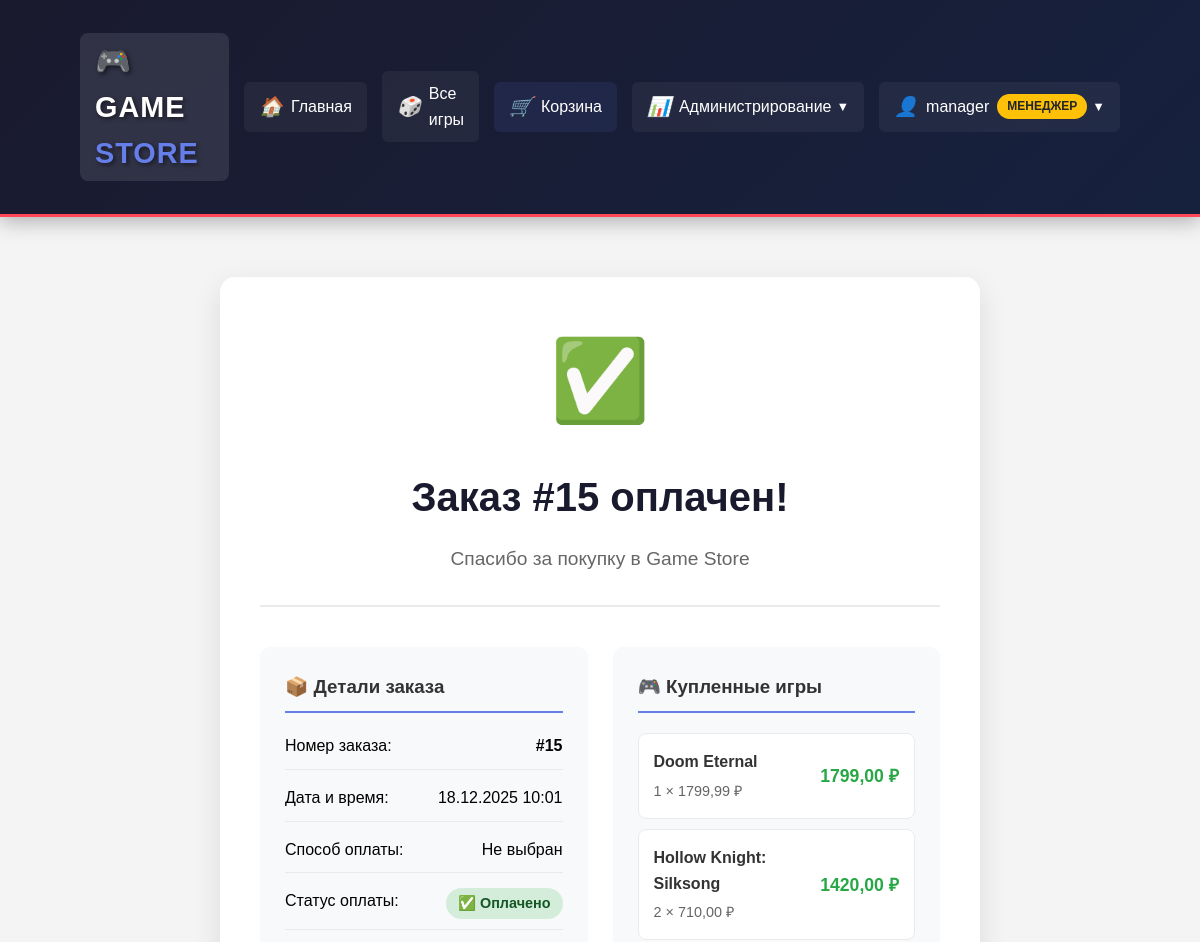
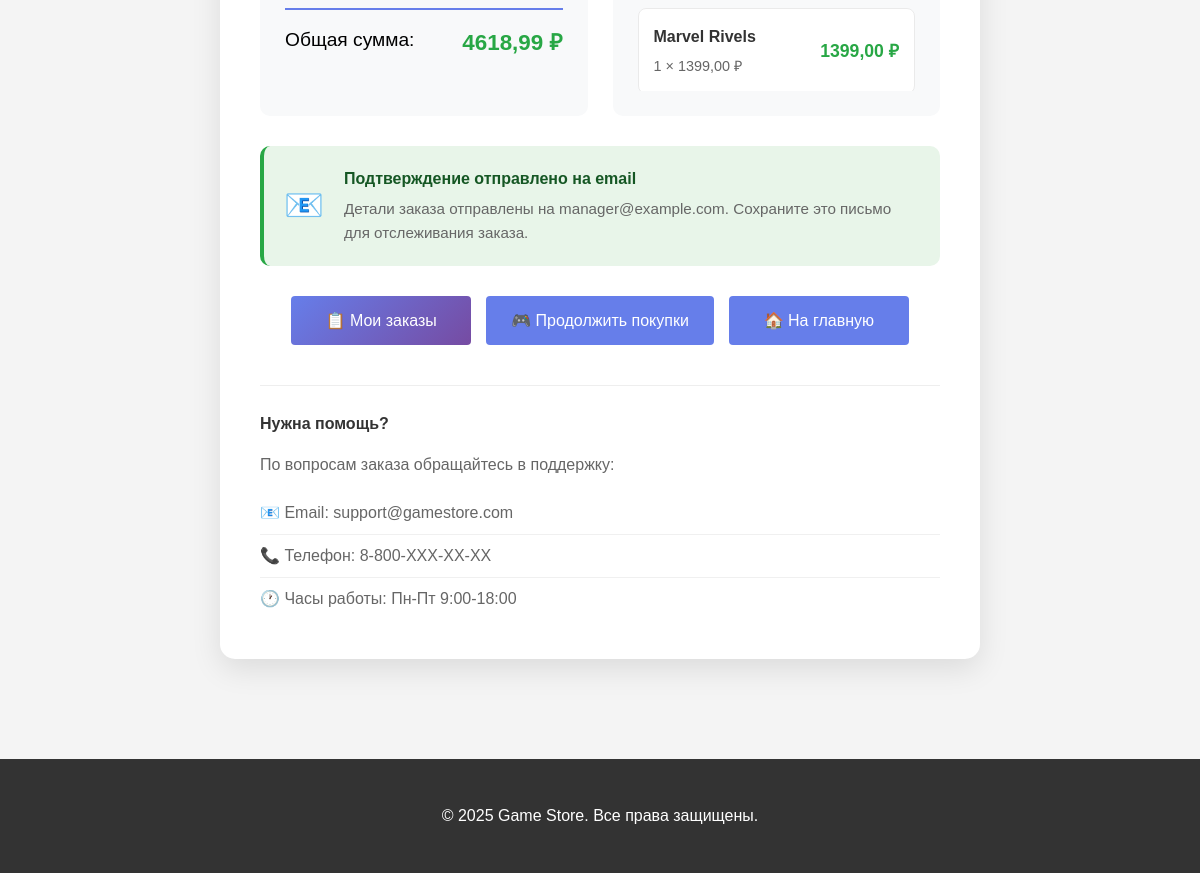
The app's page /order/success/15/ (signed in) with its own data (2 pictures, top to bottom).
### store/models.py (models this page shows, shortened)
class Order(models.Model):
    STATUS_CHOICES = [
        ('pending', 'Ожидает обработки'),
        ('processing', 'В обработке'),
        ('completed', 'Завершен'),
        ('cancelled', 'Отменен'),
    ]
    PAYMENT_METHOD_CHOICES = [
        ('card', 'Банковская карта'),
        ('email', 'Оплата по email'),
        ('none', 'Не выбран'),
    ]
    PAYMENT_STATUS_CHOICES = [
        ('pending', 'Ожидает оплаты'),
        ('completed', 'Оплачено'),
        ('failed', 'Ошибка оплаты'),
    ]
    customer = models.ForeignKey(Customer, on_delete=models.CASCADE, verbose_name="Клиент")
    created_at = models.DateTimeField(auto_now_add=True, verbose_name="Дата создания")
    status = models.CharField(max_length=20, choices=STATUS_CHOICES, default='pending', verbose_name="Статус")
    total_amount = models.DecimalField(max_digits=10, decimal_places=2, default=0, verbose_name="Общая сумма")
    payment_method = models.CharField(
        max_length=20,
        choices=PAYMENT_METHOD_CHOICES,
        default='none',
        verbose_name="Способ оплаты"
    )
    payment_status = models.CharField(
        max_length=20,
        choices=PAYMENT_STATUS_CHOICES,
        default='pending',
        verbose_name="Статус оплаты"
    )
    payment_code = models.CharField(
        max_length=8,
        blank=True,
        null=True,
        verbose_name="Код подтверждения"
    )
    class Meta:
        verbose_name = "Заказ"
        verbose_name_plural = "Заказы"

class OrderItem(models.Model):
    order = models.ForeignKey(Order, on_delete=models.CASCADE, verbose_name="Заказ")
    game = models.ForeignKey(Game, on_delete=models.CASCADE, verbose_name="Игра")
    quantity = models.IntegerField(validators=[MinValueValidator(1)], verbose_name="Количество")
    price = models.DecimalField(max_digits=10, decimal_places=2, verbose_name="Цена на момент покупки")
    class Meta:
        verbose_name = "Элемент заказа"
        verbose_name_plural = "Элементы заказа"

class Game(models.Model):
    title = models.CharField(max_length=200, verbose_name="Название игры")
    description = models.TextField(verbose_name="Описание игры")
    price = models.DecimalField(max_digits=10, decimal_places=2, verbose_name="Цена")
    quantity = models.IntegerField(validators=[MinValueValidator(0)], verbose_name="Количество на складе")
    image = models.ImageField(upload_to='games/images/', blank=True, null=True, verbose_name="Изображение")
    genre = models.ForeignKey(Genre, on_delete=models.CASCADE, verbose_name="Жанр")
    tags = models.ManyToManyField(Tag, blank=True, verbose_name="Теги")
    created_at = models.DateTimeField(auto_now_add=True, verbose_name="Дата добавления")
    class Meta:
        verbose_name = "Игра"
        verbose_name_plural = "Игры"

class Customer(models.Model):
    user = models.OneToOneField(User, on_delete=models.CASCADE, verbose_name="Пользователь")
    phone = models.CharField(max_length=20, blank=True, verbose_name="Телефон")
    address = models.TextField(blank=True, verbose_name="Адрес")
    class Meta:
        verbose_name = "Клиент"
        verbose_name_plural = "Клиенты"

### store/views.py (the view)
# urls.py: path('order/success/<int:order_id>/', views.order_success_view, name='order_success'),
@login_required
def order_success_view(request, order_id):
    order = get_object_or_404(Order, id=order_id, customer__user=request.user)
    return render(request, 'store/order_success.html', {
        'order': order,
        'cart_count': len(get_cart(request)),
    })

### store/context_processors.py (called while the page is built)
def cart_context(request):
    cart = request.session.get('cart', {})
    cart_count = len(cart)
    return {
        'cart_count': cart_count,
    }

### store/views.py (called while the page is built)
def get_cart(request):
    cart = request.session.get('cart', {})
    return cart

### store/templates/store/order_success.html (shortened to what this page needs)
{% extends 'store/base.html' %}
{% block content %}
<div class="success-container">
    <div class="success-card">
        <div class="success-header">
            <div class="success-icon">✅</div>
            <h1>Заказ #{{ order.id }} оплачен!</h1>
            <p class="success-message">Спасибо за покупку в Game Store</p>
        </div>
        <div class="order-details">
            <div class="detail-card">
                <h3>📦 Детали заказа</h3>
                <div class="detail-row">
                    <span>Номер заказа:</span>
                    <strong>#{{ order.id }}</strong>
                </div>
                <div class="detail-row">
                    <span>Дата и время:</span>
                    <span>{{ order.created_at|date:"d.m.Y H:i" }}</span>
                </div>
                <div class="detail-row">
                    <span>Способ оплаты:</span>
                    <span>{{ order.get_payment_method_display }}</span>
                </div>
                <div class="detail-row">
                    <span>Статус оплаты:</span>
                    <span class="status-completed">✅ Оплачено</span>
                </div>
                <div class="detail-row total">
                    <span>Общая сумма:</span>
                    <span class="total-amount">{{ order.total_amount }} ₽</span>
                </div>
            </div>
            <div class="items-card">
                <h3>🎮 Купленные игры</h3>
                <div class="items-list">
                    {% for item in order.orderitem_set.all %}
                    <div class="item">
                        <div class="item-info">
                            <div class="item-title">{{ item.game.title }}</div>
                            <div class="item-details">
                                {{ item.quantity }} × {{ item.price|floatformat:2 }} ₽
                            </div>
                        </div>
                        <div class="item-total">
                            {% widthratio item.quantity 1 item.price as item_total %}
                            {{ item_total|floatformat:2 }} ₽
                        </div>
                    </div>
                    {% endfor %}
                </div>
            </div>
        </div>
        <div class="email-notice">
            <div class="email-icon">📧</div>
            <div class="email-text">
                <strong>Подтверждение отправлено на email</strong>
                <p>Детали заказа отправлены на {{ order.customer.user.email }}.
                   Сохраните это письмо для отслеживания заказа.</p>
            </div>
        </div>
        <div class="actions">
            <a href="{% url 'order_history' %}" class="btn btn-primary">
                📋 Мои заказы
            </a>
            <a href="{% url 'game_list' %}" class="btn">
                🎮 Продолжить покупки
            </a>
            <a href="{% url 'home' %}" class="btn">
                🏠 На главную
            </a>
        </div>
        <div class="support-info">
            <h4>Нужна помощь?</h4>
            <p>По вопросам заказа обращайтесь в поддержку:</p>
            <ul>
                <li>📧 Email: support@gamestore.com</li>
                <li>📞 Телефон: 8-800-XXX-XX-XX</li>
                <li>🕐 Часы работы: Пн-Пт 9:00-18:00</li>
            </ul>
        </div>
    </div>
</div>
{% endblock %}

### store/templates/store/base.html (shortened to what this page needs)
<!DOCTYPE html>
<html lang="ru">
<head>
</head>
<body>
    <header>
        <div class="container header-content">
            <a href="{% url 'home' %}" class="logo">
                <span style="color: #ff4757;">🎮</span>
                <span style="color: white;">GAME</span>
                <span style="color: #667eea;">STORE</span>
            </a>
            <nav class="main-nav">
                <ul>
                    <li><a href="{% url 'home' %}"><i class="nav-icon">🏠</i> Главная</a></li>
                    <li><a href="{% url 'game_list' %}"><i class="nav-icon">🎲</i> Все игры</a></li>
                    <li><a href="{% url 'cart' %}" class="cart-link">
                        <i class="nav-icon">🛒</i> Корзина
                    </a></li>
                    {% if user.is_staff %}
                    <li class="dropdown">
                        <a href="#" class="dropdown-toggle">
                            <i class="nav-icon">📊</i> Администрирование
                        </a>
                    </li>
                    {% endif %}
                    <li class="user-menu">
                        {% if user.is_authenticated %}
                        <div class="dropdown">
                            <a href="#" class="dropdown-toggle user-info">
                                <i class="nav-icon">👤</i> {{ user.username }}
                                <span class="user-role-badge
                                    {% if user.is_superuser %}role-admin
                                    {% elif user.is_staff %}role-manager
                                    {% else %}role-user{% endif %}">
                                    {% if user.is_superuser %}Админ
                                    {% elif user.is_staff %}Менеджер
                                    {% else %}Пользователь{% endif %}
                                </span>
                            </a>
                        </div>
                        {% else %}
                        <a href="{% url 'site_login' %}" class="login-btn">
                            <i class="nav-icon">🔑</i> Войти
                            <span class="user-role-badge role-guest">Гость</span>
                        </a>
                        {% endif %}
                    </li>
                </ul>
            </nav>
        </div>
    </header>
    <div class="container">
        <main>
            {% block content %}
            {% endblock %}
        </main>
    </div>
    <footer>
        <div class="container">
            <p>© 2025 Game Store. Все права защищены.</p>
        </div>
    </footer>
</body>
</html>

### store/templates/store/base.html (style rules this page uses)
* { margin: 0; padding: 0; box-sizing: border-box; }
body { font-family: Arial, sans-serif; line-height: 1.6; background-color: #f4f4f4; }
.container { width: 90%; max-width: 1200px; margin: 0 auto; padding: 20px; }
header { background: linear-gradient(135deg, #1a1a2e 0%, #16213e 100%); color: white; padding: 0.8rem 0; box-shadow: 0 4px 20px rgba(0,0,0,0.3); position: sticky; top: 0; z-index: 1000; border-bottom: 3px solid #ff4757; }
.header-content { display: flex; justify-content: space-between; align-items: center; }
.logo { font-size: 1.8rem; font-weight: 900; text-decoration: none; letter-spacing: 1px; text-shadow: 2px 2px 4px rgba(0,0,0,0.5); padding: 5px 15px; background: rgba(255,255,255,0.1); border-radius: 8px; transition: transform 0.3s, background 0.3s; }
.main-nav ul { display: flex; list-style: none; align-items: center; margin: 0; padding: 0; }
.main-nav ul li { margin-left: 15px; position: relative; }
.main-nav ul li a { color: white; text-decoration: none; padding: 10px 15px; border-radius: 6px; transition: all 0.3s ease; display: flex; align-items: center; font-weight: 500; background: rgba(255,255,255,0.05); }
.nav-icon { margin-right: 8px; font-size: 1.2rem; }
.cart-link { position: relative; background: rgba(102,126,234,0.1) !important; }
.dropdown { position: relative; }
.dropdown-toggle::after { content: ' ▼'; font-size: 0.8em; margin-left: 5px; }
main { padding: 20px 0; min-height: 70vh; }
footer { background: #333; color: white; text-align: center; padding: 1.5rem 0; margin-top: 40px; }
.btn { display: inline-block; background: #667eea; color: white; padding: 8px 15px; border: none; border-radius: 4px; cursor: pointer; text-decoration: none; transition: background 0.3s; }
.user-role-badge { display: inline-block; padding: 3px 10px; border-radius: 15px; font-size: 0.75rem; font-weight: bold; margin-left: 8px; vertical-align: middle; text-transform: uppercase; }
.role-manager { background: #ffc107; color: #212529; }

### records on screen
Order: id "15", created_at "18.12.2025 10:01", payment_method "Не выбран", total_amount "4618,99", customer.user.email "manager@example.com"
OrderItem: game "Doom Eternal", quantity "1", price "1799,99", item_total "1799,00"
OrderItem: game "Hollow Knight: Silksong", quantity "2", price "710,00", item_total "1420,00"
OrderItem: game "Marvel Rivels", quantity "1", price "1399,00", item_total "1399,00"

### other values on screen
{{ user.username }} "manager"
